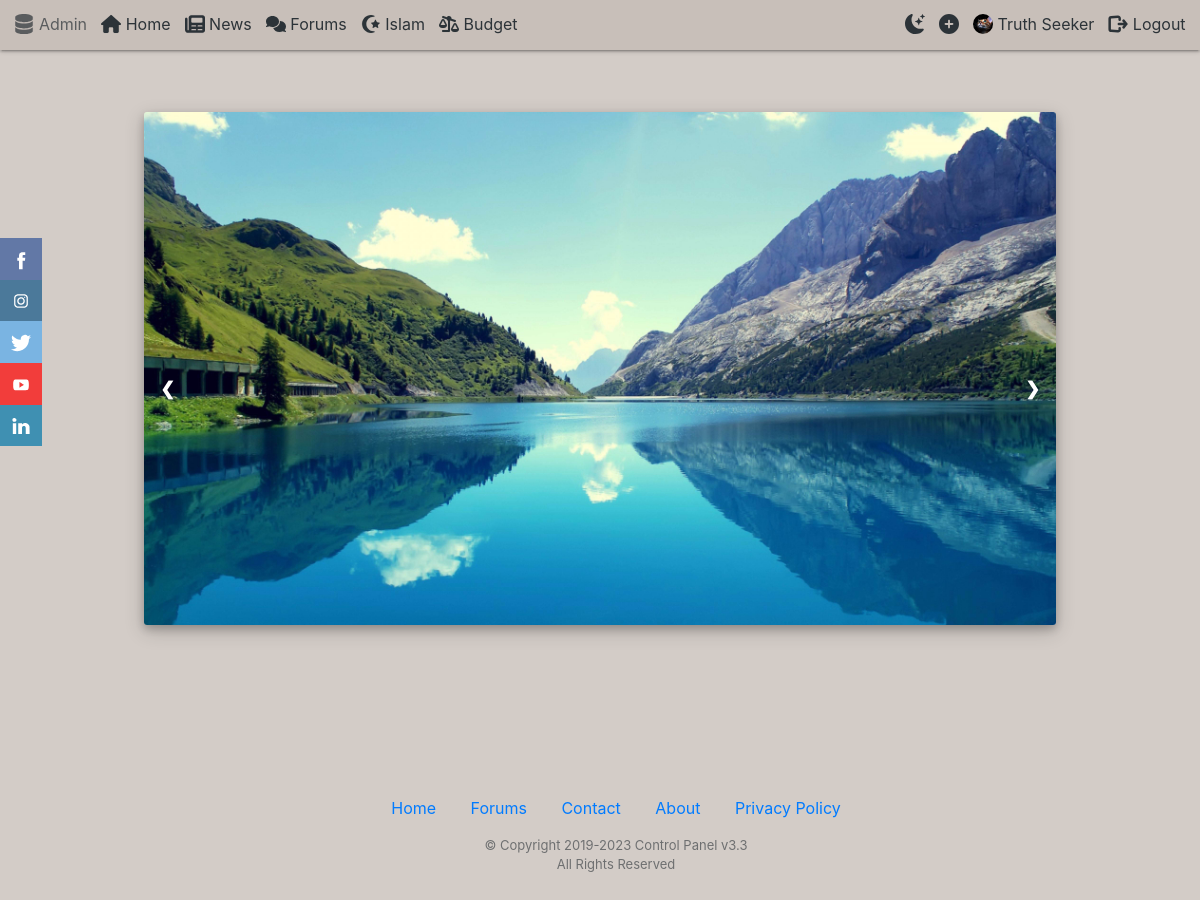
The app's page / (signed in) with its own data.
### users/models.py (models this page shows, shortened)
class Profile(models.Model):
    user = models.OneToOneField(User, on_delete=models.CASCADE)
    about_me = models.TextField(max_length=250,null=True,blank=True)
    dob = models.DateField(default=date.today,verbose_name='D.O.B.',blank=True)
    image = models.ImageField(default='default.png', upload_to='profile_pics')
    profile_created = models.DateTimeField(default=timezone.now,verbose_name='Date Created')

### blog/models.py (models this page shows, shortened)
class SocialLink(models.Model):
    link_name = models.CharField(max_length=100,verbose_name='Link Name')
    link_url = models.CharField(max_length=250,verbose_name='URL')
    link_created_date = models.DateTimeField(default=timezone.now,verbose_name='Link Created')

### blog/views.py (the view)
# urls.py: path('', views.home, name='blog-home'),
def home(request):
    numbers_list = range(1, 1000)
    page = request.GET.get('page', 1)
    paginator = Paginator(numbers_list, 20)
    try:
        numbers = paginator.page(page)
    except PageNotAnInteger:
        numbers = paginator.page(1)
    except EmptyPage:
        numbers = paginator.page(paginator.num_pages)
    context = {
        'posts': Post.objects.all(),
        'social': SocialLink.objects.all(),
        'numbers': numbers,
        'title': 'Overview',
    }
    return render(request, 'blog/home.html', context)

### blog/templates/blog/home.html (shortened to what this page needs)
{% extends "blog/base.html" %}
{% load crispy_forms_tags %}
{% load static %}
{% block content %}
<head>
</head>
<section id=''>
    <div class="slideshow-container">
      <div class="mySlides fade-slide"><a href="#"><img src="{{ MEDIA_URL }}1.jpg" style="width:100%"></a></div>
      <div class="prevSlide" onclick="plusSlides(-1)">&#10094;</div>
      <div class="nextSlide" onclick="plusSlides(1)">&#10095;</div>
        <br>
    </div>
</section>
{% endblock content %}

### blog/templates/blog/includes/navbar.html (shortened to what this page needs)
{% load static %}
<header class='site-header'>
  <nav class='nav-menu'>
    <div class="nav-user-auth">
      {% if user.is_authenticated %}
      <a class="nav-obj nav-auth mode-switch" title="Dark Mode" http="#">
        <label class="dark-mode-toggle" for="ChangeMode" style="color:currentColor">
        </label>
      </a>
      <a class="nav-obj nav-auth" href="{% url 'post-create' %}" title="Add Post">
      </a>
      <a class="nav-obj nav-auth" href="{% url 'profile' %}" title="Profile">
        <img class="rounded-circle profile-img" src="{{ user.profile.image.url }}">
        <span class='nav-text'>
          {% if user.first_name and user.last_name %}
            {{ user.get_full_name|title }}
          {% else %}
            {{ user.username|title }}
          {% endif %}
        </span>
      </a>
      <a class="nav-obj nav-auth" href="#" data-toggle="modal" data-target="#exampleModal" title="Logout">
        <span class='nav-text'>Logout</span>
      </a>
      {% endif %}
    </div>
      <div class='nav-links'>
        {% if user.is_superuser %}
        <a class="nav-obj" href="{% url 'admin:index' %}" style="opacity:.7" title="Administrator">
          <span class='nav-text'>Admin</span>
        </a>
        {% endif %}
        <a class="nav-obj" href="{% url 'blog-home' %}" title="Home">
          <span class='nav-text'>Home</span>
        </a>
        <a class="nav-obj" href="{% url 'blog-stream' %}" title="News">
          <span class='nav-text'>News</span>
        </a>
        <a class="nav-obj" href="#" title="Forums">
          <span class='nav-text'>Forums</span>
        </a>
        <a class="nav-obj" href="{% url 'islam' %}" title="Islam">
          <span class='nav-text'>Islam</span>
        </a>
        <a class="nav-obj" href="#" title="Budget">
          <span class='nav-text'>Budget</span>
        </a>
      </div>
  </nav>
</header>

### blog/templates/blog/includes/social.html (shortened to what this page needs)
  {% for link in social %}
      <a class='icon icon-btn {{ link.link_name|lower }}' href='{{ link.link_url }}' target='_blank'>
        <img class='svg svg-social' src="static/blog/svg/{{ link.link_name|lower }}.svg" alt="">
        <br />
      </a>
  {% endfor %}

### blog/static/blog/css/main.css (style rules this page uses)
:root { --app-bg: hsl(25,12%,80.4%); --text-color: hsl(205,12%,19.6%); --surface-bg: hsl(24,12%,75.5%); --border-color: hsl(24.5,12.5%,65.5%); --muted-text: hsl(0,0%,30%); }
body { background: var(--app-bg); color: var(--text-color); }
.nav-menu { background-color: var(--surface-bg); position: fixed; width: 100%; top: 0; padding: 0 .6rem; line-height: 3; z-index: 99; -webkit-box-shadow: 0 2px 2px 0 rgba(0, 0, 0, 0.14), 0 3px 1px -2px rgba(0, 0, 0, 0.12), 0 1px 5px 0 rgba(0, 0, 0, 0.2); box-shadow: 0 2px 2px 0 rgba(0, 0, 0, 0.14), 0 3px 1px -2px rgba(0, 0, 0, 0.12), 0 1px 5px 0 rgba(0, 0, 0, 0.2); }
.nav-menu div { height: 50px; }
.nav-links { float: left; }
.nav-user-auth { float: right; }
.nav-links a, .nav-user-auth a, .nav-admin a { padding: .3rem; color: var(--text-color) !important; }
.nav-links a svg, .nav-user-auth a svg { vertical-align: sub !important; }
.mode-switch { background-color: transparent; color: var(--text-color) !important; }
.mode-switch label { cursor: pointer; }
.icon { display: block; line-height: 2.5rem; }
.icon-btn { position: relative; background-color: #FFFFFF; cursor: pointer; text-align: center; -webkit-user-select: none; -moz-user-select: none; -o-user-select: none; user-select: none; -webkit-user-drag: none; -moz-user-drag: none; -o-user-drag: none; user-drag: none; width: 2.6rem; height: 2.6rem; }
.facebook { background-color: rgba(51,85,153,.7); }
.twitter { background-color: rgba(85,170,238,.7); }
.instagram { background-color: rgba(18,86,136,.7); }
.linkedin { background-color: rgba(0,119,170,.7); }
.youtube { background-color: rgba(255,0,0,.7); }
.svg { width: 20px; }
.svg-social { filter: invert(100%) brightness(100%); }
.profile-img { height: 20px; width: 20px; vertical-align: sub !important; }
::placeholder { color: var(--text-color); }

### blog/templates/blog/home.html (style rules this page uses)
.slideshow-container { margin-left: auto; margin-right: auto; margin-bottom: 4%; width: 80%; height: auto; position: relative; cursor: pointer; box-sizing: border-box; -webkit-user-drag: none; -khtml-user-drag: none; -moz-user-drag: none; -ms-user-drag: none; user-drag: none; -webkit-touch-callout: none; -webkit-user-select: none; -khtml-user-select: none; -moz-user-select: none; -ms-user-select: none; user-select: none; }
.slideshow-container img { box-shadow: 0 4px 8px 0 rgba(0, 0, 0, 0.2), 0 6px 20px 0 rgba(0, 0, 0, 0.19); border-radius: 3px; max-width: 100%; max-height: 100%; object-fit: contain; -webkit-user-drag: none; -khtml-user-drag: none; -moz-user-drag: none; -ms-user-drag: none; user-drag: none; -webkit-touch-callout: none; -webkit-user-select: none; -khtml-user-select: none; -moz-user-select: none; -ms-user-select: none; user-select: none; }
.mySlides { display: none; }
.prevSlide, .nextSlide { cursor: pointer; position: absolute; top: 50%; width: auto; margin-top: -22px; padding: 16px; color: white; font-weight: bold; font-size: 18px; transition: 0.6s ease; border-radius: 0 3px 3px 0; -webkit-user-drag: none; -khtml-user-drag: none; -moz-user-drag: none; -ms-user-drag: none; user-drag: none; -webkit-touch-callout: none; -webkit-user-select: none; -khtml-user-select: none; -moz-user-select: none; -ms-user-select: none; user-select: none; }
.nextSlide { right: 0; border-radius: 3px 0 0 3px; }
.prevSlide { left: 0; border-radius: 0 3px 3px 0; }
.fade-slide { -webkit-animation-name: fade-slide; -webkit-animation-duration: 4s; animation-name: fade-slide; animation-duration: 4s; }

### records on screen
SocialLink: shows a picture
SocialLink: shows a picture
SocialLink: shows a picture
SocialLink: shows a picture
SocialLink: shows a picture

### other values on screen
{{ user.get_full_name|title }} "Truth Seeker"
